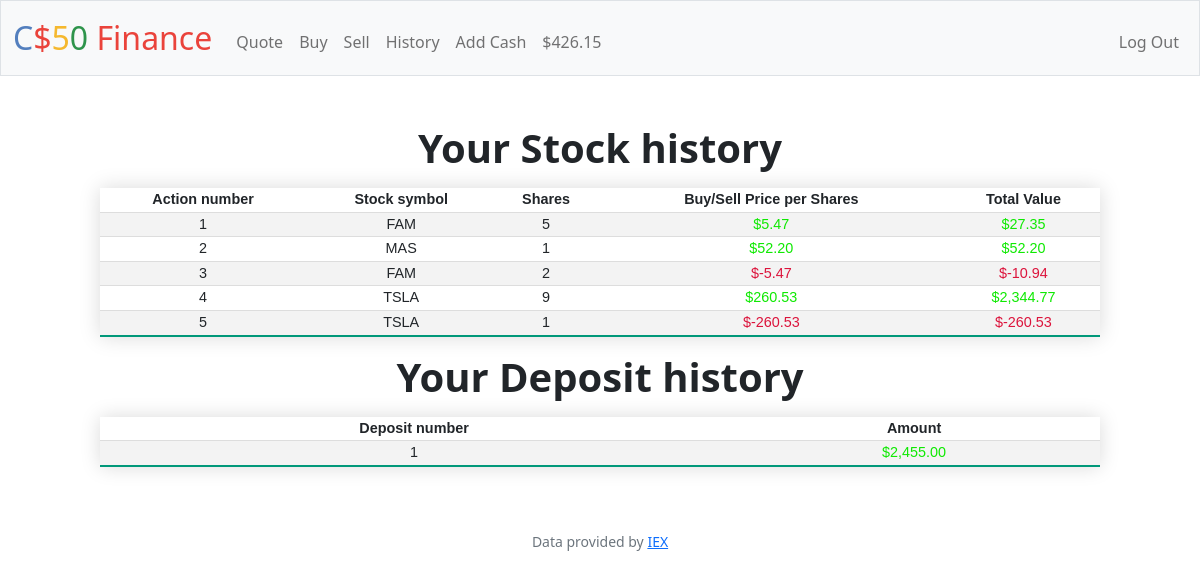
The page /history (signed in) on the database its author committed.
### tables this page shows
CREATE TABLE buy_history (user_id, stock_symbol, shares, buy_price);

### app.py (the view)
@app.route("/history")
@login_required
def history():
    id = session["user_id"]
    stocks = db.execute("SELECT * FROM buy_history WHERE user_id = ?", id)
    prices = []
    total = []
    amount = db.execute("SELECT * FROM cash_history WHERE user_id = ?", id)
    cash = []
    total_cash = db.execute("SELECT cash FROM users WHERE id = ?", id)[0]["cash"]
    for stock in stocks:
        temp = stock["buy_price"]
        prices.append(usd(temp / stock["shares"]))
        total.append(usd(temp))
    for a in amount:
        cash.append(usd(a["amount"]))
    return render_template(
        "history.html",
        stocks=stocks,
        len=len(stocks),
        prices=prices,
        total=total,
        cash=cash,
        len2=len(cash),
        total_cash=usd(total_cash),
    )

### app.py (called while the page is built)
@app.after_request
def after_request(response):
    response.headers["Cache-Control"] = "no-cache, no-store, must-revalidate"
    response.headers["Expires"] = 0
    response.headers["Pragma"] = "no-cache"
    return response

### helpers.py (called while the page is built)
def login_required(f):
    @wraps(f)
    def decorated_function(*args, **kwargs):
        if session.get("user_id") is None:
            return redirect("/login")
        return f(*args, **kwargs)
    return decorated_function

def usd(value):
    return f"${value:,.2f}"

### templates/history.html (shortened to what this page needs)
{% extends "layout.html" %}
{% block main %}
    <div class="mb-3">
        <h1>
            <b>Your Stock history</b>
        </h1>
    </div>
    <div class="mb-3">
        <table class = "styled-table">
            <th>Action number</th>
            <th>Stock symbol</th>
            <th>Shares</th>
            <th>Buy/Sell Price per Shares </th>
            <th>Total Value</th>
            {% for i in range(len) %}
                <tr>
                    <td> {{ i + 1 }} </td>
                    <td> {{ stocks[i]["stock_symbol"] }} </td>
                    <td> {{ stocks[i]["shares"] }} </td>
                    {% if stocks[i]["buy_price"] < 0 %}
                        <td class="red"> {{ prices[i] }}</td>
                        <td class="red"> {{ total[i]  }} </td>
                    {% else %}
                        <td class="green"> {{ prices[i] }}</td>
                        <td class="green"> {{ total[i] }} </td>
                    {% endif %}
                </tr>
            {% endfor %}
        </table>
    </div>
    <div class="mb-3">
        <h1>
            <b>Your Deposit history</b>
        </h1>
    </div>
    <div class="mb-3">
        <table class = "styled-table">
            <th>Deposit number</th>
            <th>Amount</th>
            {% for i in range(len2) %}
                <tr>
                    <td> {{ i + 1 }} </td>
                    <td class="green"> {{ cash[i] }}
                </tr>
            {% endfor %}
        </table>
    </div>
{% endblock %}

### static/styles.css (style rules this page uses)
.styled-table { margin-left: auto; margin-right: auto; width:1000px; justify-content: center; border-collapse: collapse; font-size: 0.9em; font-family: sans-serif; min-width: 400px; box-shadow: 0 0 20px rgba(0, 0, 0, 0.15); }
.styled-table tbody tr { border-bottom: 1px solid #dddddd; }
.styled-table tbody tr:nth-of-type(even) { background-color: #f3f3f3; }
.styled-table tbody tr:last-of-type { border-bottom: 2px solid #009879; }
.red { color: #DC143C; }
.green { color: #0fe902; }

### rows shown on the page
buy_history: stock_symbol "FAM", shares "5"
buy_history: stock_symbol "MAS", shares "1"
buy_history: stock_symbol "FAM", shares "2"
buy_history: stock_symbol "TSLA", shares "9"
buy_history: stock_symbol "TSLA", shares "1"

### other values the page prints
{{ total_cash }} "$426.15"
{{ i + 1 }} "1" "2" "3" "4" "5"
{{ prices[i] }} "$5.47" "$52.20" "$260.53"
{{ total[i] }} "$27.35" "$52.20" "$2,344.77"
{{ prices[i] }} "$-5.47" "$-260.53"
{{ total[i] }} "$-10.94" "$-260.53"
{{ i + 1 }} "1"
{{ cash[i] }} "$2,455.00"
